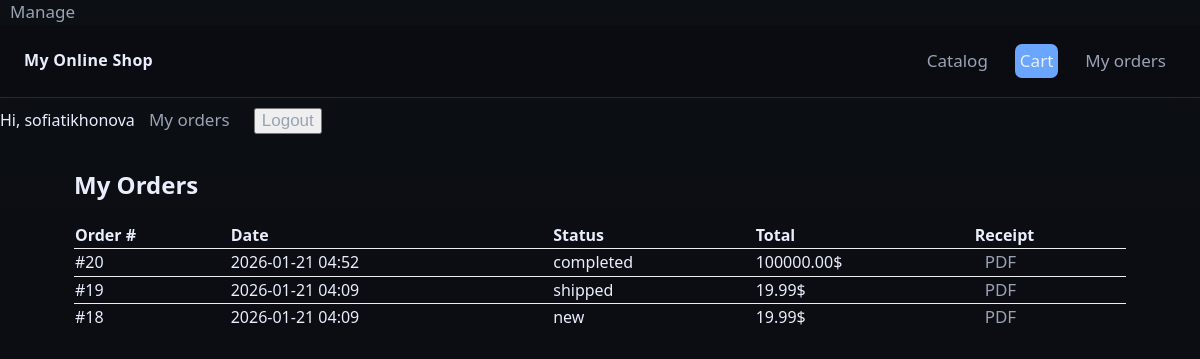
The app's page /my/orders/ (signed in), older data.
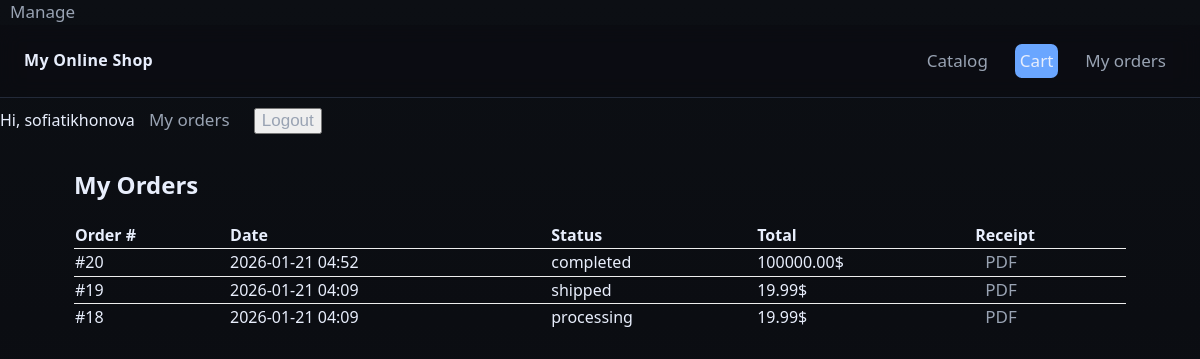
The same page, newer data.
### shop/models.py (models this page shows, shortened)
class Order(models.Model):
    STATUS_NEW='new'
    STATUS_PROCESSING='processing'
    STATUS_SHIPPED='shipped'
    STATUS_COMPLETED='completed'
    STATUS_CANCELLED='cancelled'
    STATUS_CHOICES=[
        (STATUS_NEW, 'New'),
        (STATUS_PROCESSING, 'Processing'),
        (STATUS_SHIPPED, 'Shipped'),
        (STATUS_COMPLETED, 'Completed'),
        (STATUS_CANCELLED, 'Cancelled'),
    ]
    first_name=models.CharField(max_length=50)
    last_name=models.CharField(max_length=50, blank=True)
    email=models.EmailField()
    address=models.CharField(max_length=50)
    city=models.CharField(max_length=100, blank=True)
    status=models.CharField(
        max_length=20,
        choices=STATUS_CHOICES,
        default=STATUS_NEW,
        db_index=True
    )
    created=models.DateTimeField(default=timezone.now, db_index=True)
    paid=models.BooleanField(default=False)
    payment_id=models.CharField(max_length=100, blank=True)
    user = models.ForeignKey(
        settings.AUTH_USER_MODEL,
        on_delete=models.SET_NULL,
        null=True,
        blank=True,
        related_name="orders"
    )
    class Meta:
        ordering=['-created']
    def get_total_cost(self):
        return sum(item.get_cost() for item in self.items.all())

class OrderItem(models.Model):
    order=models.ForeignKey(Order, related_name='items', on_delete=models.CASCADE)
    product=models.ForeignKey(Product, related_name='order_items', on_delete=models.PROTECT)
    price=models.DecimalField(max_digits=10, decimal_places=2)
    quantity=models.PositiveIntegerField(default=1)
    def get_cost(self):
        return self.price*self.quantity

### shop/views.py (the view)
# urls.py: path("my/orders/", views.my_orders, name="my_orders"),
@login_required
def my_orders(request):
    orders=Order.objects.filter(user=request.user).order_by("-created")
    return render(request, "shop/order/my_orders.html", {"orders": orders})

### shop/templates/shop/order/my_orders.html (shortened to what this page needs)
{%extends "shop/base.html"%}
{%block content%}
<section class="panel">
    <h2 style="margin-top:0">My Orders</h2>
    {%if orders%}
    <table style="width:100%; border-collapse:collapse; margin-top:12px">
        <thead>
            <tr>
                <th align="left">Order #</th>
                <th align="left">Date</th>
                <th align="left">Status</th>
                <th align="left">Total</th>
                <th align="left">Receipt</th>
            </tr>
        </thead>
        <tbody>
            {%for o in orders%}
            <tr style="border-top:1px solid #eee">
                <td>#{{o.id}}</td>
                <td>{{o.created|date:"Y-m-d H:i"}}</td>
                <td>{{o.status}}</td>
                <td>{{o.get_total_cost}}$</td>
                <td><a class="btn" href="{%url 'shop:order_pdf' o.id%}">PDF</a></td>
            </tr>
            {%endfor%}
        </tbody>
    </table>
    {%else%}
    <p class="muted">You have no orders yet.</p>
    {%endif%}
</section>
{%endblock%}

Row changes from the older to the newer data that the page shows:
changed Order id 18: status "new" → "processing"
